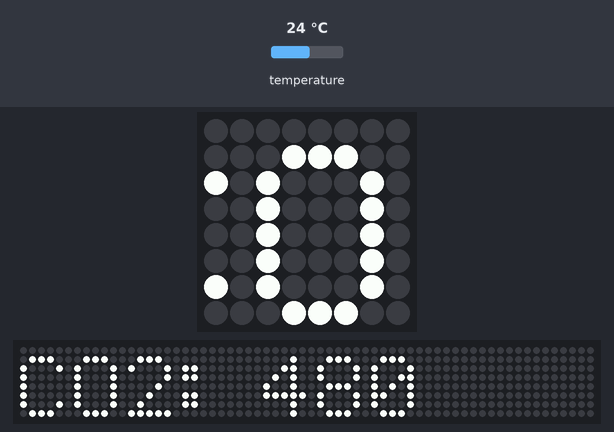
Recording of a program running on a simulated Raspberry Pi (BCM pin numbers) with a Sense HAT. On the bench: the Sense HAT's 8×8 RGB LED matrix, a strip that is not on the board, showing the scrolling text unrolled. The test bench sets the inputs (shaded band); at power-on: temperature 24 °C. The 64×8 strip is a reading aid, not a part: it shows the text the matrix is scrolling, unrolled, one strip-width of it at a time.

Above: at 1.28 s.
1.3 s: temperature set to 12 °C
At 7.01 s:
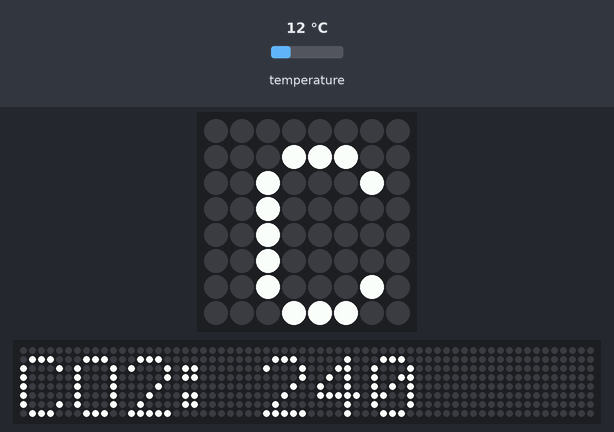
8.4 s: temperature set to 19 °C
At 13.35 s:
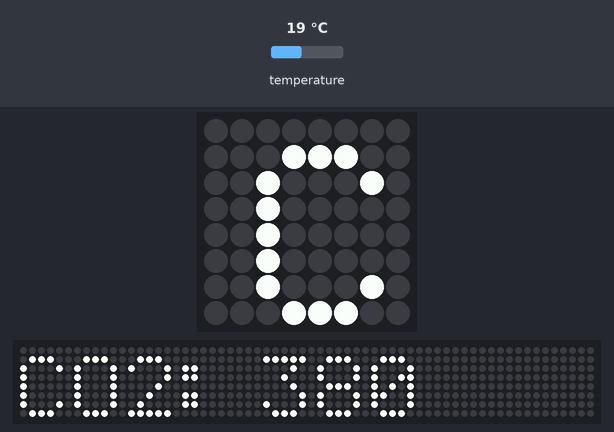
15.5 s: temperature set to 28 °C
At 24.32 s:
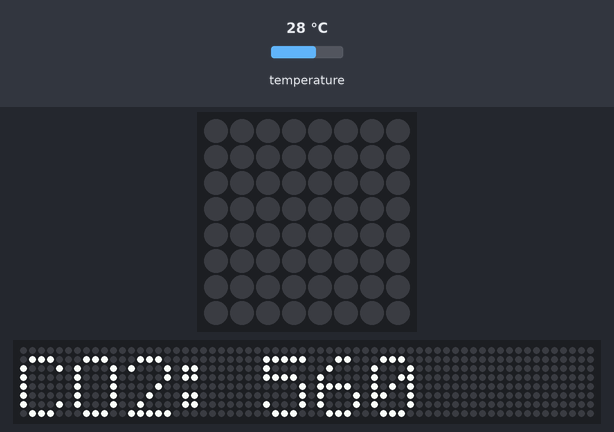

The program:

SendUdpData.py
```python
import socket
import time
import random
import sense_hat


sense = sense_hat.SenseHat()
dangerColor = (255, 0, 0)
dangerThreshold = 1000

def GetData():
    temp = sense.temp * 20
    return int(temp)

def ShowDataOnPi(value):
    if (value > dangerThreshold):
        sense.show_message('CO2: ' + str(value), back_colour = dangerColor)
    else:
        sense.show_message('CO2: ' + str(value))

SENSOR_ID = 1
BROADCAST_IP = '<broadcast>'
PORT = 5005
# Create a UDP socket
sock = socket.socket(socket.AF_INET, socket.SOCK_DGRAM)

# Set socket to broadcast
sock.setsockopt(socket.SOL_SOCKET, socket.SO_BROADCAST, 1)

while True:
    value = GetData()
    MSG = bytes(str(SENSOR_ID) + " " + str(value), 'utf-8')
    sock.sendto(MSG, (BROADCAST_IP, PORT))
    ShowDataOnPi(value)
    time.sleep(1)
```
